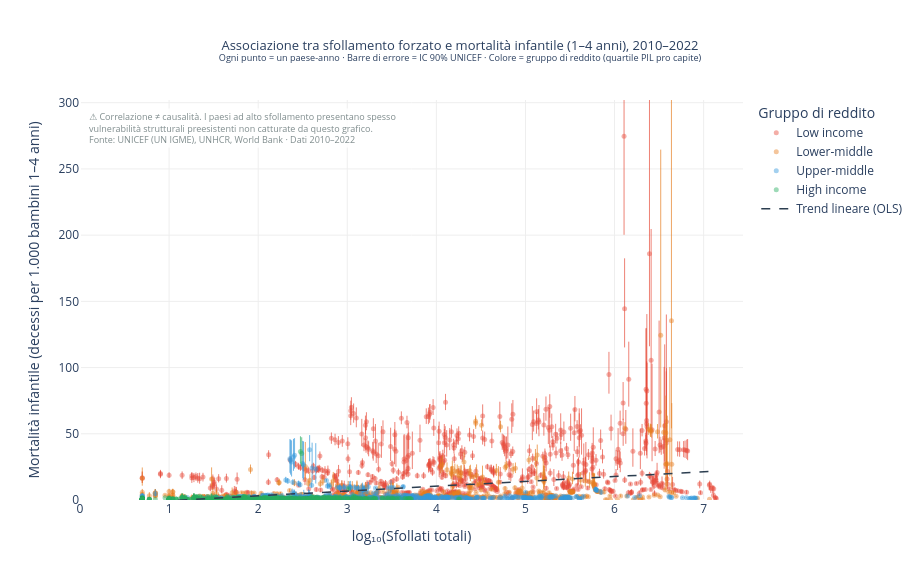

The notebook cell saved with this chart:
### Markdown cell above
## VIZ 7 — White Hat
Scatter onesto: intervalli di confidenza UNICEF visibili, colore per gruppo di reddito, disclaimer su correlazione ≠ causalità.

### Code cell
wh = df[
    df['total_displaced'].notna() &
    df['mortality_1t4'].notna() &
    df['mortality_1t4_low'].notna() &
    (df['total_displaced'] > 0)
].copy()
wh['log_displaced'] = np.log10(wh['total_displaced'])

wh['income_group'] = pd.qcut(
    wh['gdp_per_capita'].fillna(wh['gdp_per_capita'].median()),
    q=4, labels=['Low income', 'Lower-middle', 'Upper-middle', 'High income']
)

COLORS = {
    'Low income':     '#E74C3C',
    'Lower-middle':   '#E67E22',
    'Upper-middle':   '#3498DB',
    'High income':    '#27AE60'
}

fig = go.Figure()

for group, color in COLORS.items():
    g = wh[wh['income_group'] == group]
    fig.add_trace(go.Scatter(
        x=g['log_displaced'],
        y=g['mortality_1t4'],
        mode='markers',
        name=group,
        marker=dict(color=color, size=5, opacity=0.45),
        error_y=dict(
            type='data', symmetric=False,
            array=(g['mortality_1t4_high'] - g['mortality_1t4']).tolist(),
            arrayminus=(g['mortality_1t4'] - g['mortality_1t4_low']).tolist(),
            thickness=0.7, width=0, visible=True
        ),
        customdata=g[['country_name', 'year']].values,
        hovertemplate='<b>%{customdata[0]}</b> (%{customdata[1]})<br>Sfollati: 10^%{x:.2f}<br>Mortalità: %{y:.2f} per 1.000<extra></extra>'
    ))

m, b = np.polyfit(wh['log_displaced'], wh['mortality_1t4'], 1)
xr = np.linspace(wh['log_displaced'].min(), wh['log_displaced'].max(), 100)
fig.add_trace(go.Scatter(
    x=xr, y=m * xr + b,
    mode='lines', name='Trend lineare (OLS)',
    line=dict(color='#2C3E50', width=1.5, dash='dash')
))

fig.update_layout(
    title=dict(
        text="Associazione tra sfollamento forzato e mortalità infantile (1–4 anni), 2010–2022<br>"
             "<sup>Ogni punto = un paese-anno · Barre di errore = IC 90% UNICEF · Colore = gruppo di reddito (quartile PIL pro capite)</sup>",
        x=0.5, font=dict(size=13)
    ),
    xaxis=dict(title='log₁₀(Sfollati totali)', range=[0, wh['log_displaced'].max() + 0.3],
               showgrid=True, gridcolor='#eeeeee'),
    yaxis=dict(title='Mortalità infantile (decessi per 1.000 bambini 1–4 anni)',
               range=[0, wh['mortality_1t4'].max() * 1.1],
               showgrid=True, gridcolor='#eeeeee'),
    plot_bgcolor='white', paper_bgcolor='white',
    legend=dict(title='Gruppo di reddito'),
    annotations=[dict(
        text="⚠ Correlazione ≠ causalità. I paesi ad alto sfollamento presentano spesso<br>"
             "vulnerabilità strutturali preesistenti non catturate da questo grafico.<br>"
             "Fonte: UNICEF (UN IGME), UNHCR, World Bank · Dati 2010–2022",
        xref='paper', yref='paper', x=0.01, y=0.98,
        showarrow=False, align='left',
        font=dict(size=9, color='#7F8C8D'),
        bgcolor='rgba(255,255,255,0.85)'
    )],
    height=580, width=920
)

fig.write_html('plots/viz7_white_hat.html')
fig.show()

### Figure 1 — Plotly figure (JSON) as saved in the notebook; plotly's stock layout.template omitted (floating-point values rounded to 4 significant figures; data arrays with more than 128 entries replaced by an {"elided": "..."} marker saying what was removed)
{"data": [{"customdata": {"elided": "609x2 mixed values"}, "error_y": {"array": {"elided": "609 float values"}, "arrayminus": {"elided": "609 float values"}, "symmetric": false, "thickness": 0.7, "type": "data", "visible": true, "width": 0}, "hovertemplate": "<b>%{customdata[0]}</b> (%{customdata[1]})<br>Sfollati: 10^%{x:.2f}<br>Mortalità: %{y:.2f} per 1.000<extra></extra>", "marker": {"color": "#E74C3C", "opacity": 0.45, "size": 5}, "mode": "markers", "name": "Low income", "type": "scatter", "x": {"elided": "609 float values"}, "y": {"elided": "609 float values"}}, {"customdata": {"elided": "635x2 mixed values"}, "error_y": {"array": {"elided": "635 float values"}, "arrayminus": {"elided": "635 float values"}, "symmetric": false, "thickness": 0.7, "type": "data", "visible": true, "width": 0}, "hovertemplate": "<b>%{customdata[0]}</b> (%{customdata[1]})<br>Sfollati: 10^%{x:.2f}<br>Mortalità: %{y:.2f} per 1.000<extra></extra>", "marker": {"color": "#E67E22", "opacity": 0.45, "size": 5}, "mode": "markers", "name": "Lower-middle", "type": "scatter", "x": {"elided": "635 float values"}, "y": {"elided": "635 float values"}}, {"customdata": {"elided": "583x2 mixed values"}, "error_y": {"array": {"elided": "583 float values"}, "arrayminus": {"elided": "583 float values"}, "symmetric": false, "thickness": 0.7, "type": "data", "visible": true, "width": 0}, "hovertemplate": "<b>%{customdata[0]}</b> (%{customdata[1]})<br>Sfollati: 10^%{x:.2f}<br>Mortalità: %{y:.2f} per 1.000<extra></extra>", "marker": {"color": "#3498DB", "opacity": 0.45, "size": 5}, "mode": "markers", "name": "Upper-middle", "type": "scatter", "x": {"elided": "583 float values"}, "y": {"elided": "583 float values"}}, {"customdata": {"elided": "609x2 mixed values"}, "error_y": {"array": {"elided": "609 float values"}, "arrayminus": {"elided": "609 float values"}, "symmetric": false, "thickness": 0.7, "type": "data", "visible": true, "width": 0}, "hovertemplate": "<b>%{customdata[0]}</b> (%{customdata[1]})<br>Sfollati: 10^%{x:.2f}<br>Mortalità: %{y:.2f} per 1.000<extra></extra>", "marker": {"color": "#27AE60", "opacity": 0.45, "size": 5}, "mode": "markers", "name": "High income", "type": "scatter", "x": {"elided": "609 float values"}, "y": {"elided": "609 float values"}}, {"line": {"color": "#2C3E50", "dash": "dash", "width": 1.5}, "mode": "lines", "name": "Trend lineare (OLS)", "type": "scatter", "x": [0.699, 0.764, 0.8291, 0.8942, 0.9593, 1.024, 1.089, 1.155, 1.22, 1.285, 1.35, 1.415, 1.48, 1.545, 1.61, 1.675, 1.74, 1.805, 1.87, 1.935, 2.001, 2.066, 2.131, 2.196, 2.261, 2.326, 2.391, 2.456, 2.521, 2.586, 2.651, 2.716, 2.781, 2.847, 2.912, 2.977, 3.042, 3.107, 3.172, 3.237, 3.302, 3.367, 3.432, 3.497, 3.562, 3.627, 3.693, 3.758, 3.823, 3.888, 3.953, 4.018, 4.083, 4.148, 4.213, 4.278, 4.343, 4.408, 4.473, 4.539, 4.604, 4.669, 4.734, 4.799, 4.864, 4.929, 4.994, 5.059, 5.124, 5.189, 5.254, 5.319, 5.384, 5.45, 5.515, 5.58, 5.645, 5.71, 5.775, 5.84, 5.905, 5.97, 6.035, 6.1, 6.165, 6.23, 6.296, 6.361, 6.426, 6.491, 6.556, 6.621, 6.686, 6.751, 6.816, 6.881, 6.946, 7.011, 7.076, 7.142], "y": [-1.607, -1.37, -1.133, -0.8964, -0.6595, -0.4227, -0.1858, 0.05105, 0.2879, 0.5248, 0.7616, 0.9985, 1.235, 1.472, 1.709, 1.946, 2.183, 2.42, 2.656, 2.893, 3.13, 3.367, 3.604, 3.841, 4.078, 4.314, 4.551, 4.788, 5.025, 5.262, 5.499, 5.736, 5.972, 6.209, 6.446, 6.683, 6.92, 7.157, 7.394, 7.63, 7.867, 8.104, 8.341, 8.578, 8.815, 9.052, 9.288, 9.525, 9.762, 9.999, 10.24, 10.47, 10.71, 10.95, 11.18, 11.42, 11.66, 11.89, 12.13, 12.37, 12.6, 12.84, 13.08, 13.31, 13.55, 13.79, 14.03, 14.26, 14.5, 14.74, 14.97, 15.21, 15.45, 15.68, 15.92, 16.16, 16.39, 16.63, 16.87, 17.1, 17.34, 17.58, 17.82, 18.05, 18.29, 18.53, 18.76, 19.0, 19.24, 19.47, 19.71, 19.95, 20.18, 20.42, 20.66, 20.89, 21.13, 21.37, 21.6, 21.84]}], "layout": {"annotations": [{"align": "left", "bgcolor": "rgba(255,255,255,0.85)", "font": {"color": "#7F8C8D", "size": 9}, "showarrow": false, "text": "⚠ Correlazione ≠ causalità. I paesi ad alto sfollamento presentano spesso<br>vulnerabilità strutturali preesistenti non catturate da questo grafico.<br>Fonte: UNICEF (UN IGME), UNHCR, World Bank · Dati 2010–2022", "x": 0.01, "xref": "paper", "y": 0.98, "yref": "paper"}], "height": 580, "legend": {"title": {"text": "Gruppo di reddito"}}, "paper_bgcolor": "white", "plot_bgcolor": "white", "title": {"font": {"size": 13}, "text": "Associazione tra sfollamento forzato e mortalità infantile (1–4 anni), 2010–2022<br><sup>Ogni punto = un paese-anno · Barre di errore = IC 90% UNICEF · Colore = gruppo di reddito (quartile PIL pro capite)</sup>", "x": 0.5}, "width": 920, "xaxis": {"gridcolor": "#eeeeee", "range": [0, 7.442], "showgrid": true, "title": {"text": "log₁₀(Sfollati totali)"}}, "yaxis": {"gridcolor": "#eeeeee", "range": [0, 302.0], "showgrid": true, "title": {"text": "Mortalità infantile (decessi per 1.000 bambini 1–4 anni)"}}}}
